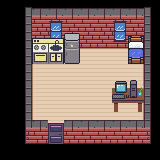

Rendered tile map (Tiled .tmx) drawn with the repository's tilesets; below, a short description and the full map source, tile grids included:
An orthogonal 10x10 tile map with 16x16 px tiles, 3 tile layers (below, worldLayer, above) and 4 objects (fridge, bed, computer, door).

<map version="1.9" tiledversion="1.9.0" orientation="orthogonal" renderorder="right-down" width="10" height="10" tilewidth="16" tileheight="16" infinite="0" nextlayerid="5" nextobjectid="10">
 <editorsettings>
  <export target="pipsHouseTileset.json" format="json" />
 </editorsettings>
 <tileset firstgid="1" name="pipsHouseTileset" tilewidth="16" tileheight="16" tilecount="64" columns="8">
  <image source="pipsHouseTileset.png" width="128" height="128" />
  <tile id="0">
   <properties>
    <property name="collides" type="bool" value="false" />
   </properties>
  </tile>
  <tile id="1">
   <properties>
    <property name="collides" type="bool" value="false" />
   </properties>
  </tile>
  <tile id="2">
   <properties>
    <property name="collides" type="bool" value="false" />
   </properties>
  </tile>
  <tile id="3">
   <properties>
    <property name="collides" type="bool" value="false" />
   </properties>
  </tile>
  <tile id="4">
   <properties>
    <property name="collides" type="bool" value="false" />
   </properties>
  </tile>
  <tile id="5">
   <properties>
    <property name="collides" type="bool" value="false" />
   </properties>
  </tile>
  <tile id="6">
   <properties>
    <property name="collides" type="bool" value="false" />
   </properties>
  </tile>
  <tile id="7">
   <properties>
    <property name="collides" type="bool" value="false" />
   </properties>
  </tile>
  <tile id="8">
   <properties>
    <property name="collides" type="bool" value="true" />
   </properties>
  </tile>
  <tile id="9">
   <properties>
    <property name="collides" type="bool" value="true" />
   </properties>
  </tile>
  <tile id="10">
   <properties>
    <property name="collides" type="bool" value="true" />
   </properties>
  </tile>
  <tile id="11">
   <properties>
    <property name="collides" type="bool" value="false" />
   </properties>
  </tile>
  <tile id="12">
   <properties>
    <property name="collides" type="bool" value="false" />
   </properties>
  </tile>
  <tile id="13">
   <properties>
    <property name="collides" type="bool" value="false" />
   </properties>
  </tile>
  <tile id="14">
   <properties>
    <property name="collides" type="bool" value="false" />
   </properties>
  </tile>
  <tile id="15">
   <properties>
    <property name="collides" type="bool" value="false" />
   </properties>
  </tile>
  <tile id="16">
   <properties>
    <property name="collides" type="bool" value="false" />
   </properties>
  </tile>
  <tile id="17">
   <properties>
    <property name="collides" type="bool" value="false" />
   </properties>
  </tile>
  <tile id="18">
   <properties>
    <property name="collides" type="bool" value="false" />
   </properties>
  </tile>
  <tile id="19">
   <properties>
    <property name="collides" type="bool" value="false" />
   </properties>
  </tile>
  <tile id="20">
   <properties>
    <property name="collides" type="bool" value="false" />
   </properties>
  </tile>
  <tile id="21">
   <properties>
    <property name="collides" type="bool" value="false" />
   </properties>
  </tile>
  <tile id="22">
   <properties>
    <property name="collides" type="bool" value="false" />
   </properties>
  </tile>
  <tile id="23">
   <properties>
    <property name="collides" type="bool" value="false" />
   </properties>
  </tile>
  <tile id="24">
   <properties>
    <property name="collides" type="bool" value="true" />
   </properties>
  </tile>
  <tile id="25">
   <properties>
    <property name="collides" type="bool" value="true" />
   </properties>
  </tile>
  <tile id="26">
   <properties>
    <property name="collides" type="bool" value="false" />
   </properties>
  </tile>
  <tile id="27">
   <properties>
    <property name="collides" type="bool" value="false" />
   </properties>
  </tile>
  <tile id="28">
   <properties>
    <property name="collides" type="bool" value="false" />
   </properties>
  </tile>
  <tile id="29">
   <properties>
    <property name="collides" type="bool" value="false" />
   </properties>
  </tile>
  <tile id="30">
   <properties>
    <property name="collides" type="bool" value="false" />
   </properties>
  </tile>
  <tile id="31">
   <properties>
    <property name="collides" type="bool" value="false" />
   </properties>
  </tile>
  <tile id="32">
   <properties>
    <property name="collides" type="bool" value="false" />
   </properties>
  </tile>
  <tile id="33">
   <properties>
    <property name="collides" type="bool" value="false" />
   </properties>
  </tile>
  <tile id="34">
   <properties>
    <property name="collides" type="bool" value="false" />
   </properties>
  </tile>
  <tile id="35">
   <properties>
    <property name="collides" type="bool" value="false" />
   </properties>
  </tile>
  <tile id="36">
   <properties>
    <property name="collides" type="bool" value="false" />
   </properties>
  </tile>
  <tile id="37">
   <properties>
    <property name="collides" type="bool" value="false" />
   </properties>
  </tile>
  <tile id="38">
   <properties>
    <property name="collides" type="bool" value="false" />
   </properties>
  </tile>
  <tile id="39">
   <properties>
    <property name="collides" type="bool" value="true" />
   </properties>
  </tile>
  <tile id="40">
   <properties>
    <property name="collides" type="bool" value="false" />
   </properties>
  </tile>
  <tile id="41">
   <properties>
    <property name="collides" type="bool" value="false" />
   </properties>
  </tile>
  <tile id="42">
   <properties>
    <property name="collides" type="bool" value="false" />
   </properties>
  </tile>
  <tile id="43">
   <properties>
    <property name="collides" type="bool" value="false" />
   </properties>
  </tile>
  <tile id="44">
   <properties>
    <property name="collides" type="bool" value="false" />
   </properties>
  </tile>
  <tile id="45">
   <properties>
    <property name="collides" type="bool" value="true" />
   </properties>
  </tile>
  <tile id="46">
   <properties>
    <property name="collides" type="bool" value="true" />
   </properties>
  </tile>
  <tile id="47">
   <properties>
    <property name="collides" type="bool" value="true" />
   </properties>
  </tile>
  <tile id="48">
   <properties>
    <property name="collides" type="bool" value="false" />
   </properties>
  </tile>
  <tile id="49">
   <properties>
    <property name="collides" type="bool" value="false" />
   </properties>
  </tile>
  <tile id="50">
   <properties>
    <property name="collides" type="bool" value="false" />
   </properties>
  </tile>
  <tile id="51">
   <properties>
    <property name="collides" type="bool" value="true" />
   </properties>
  </tile>
  <tile id="52">
   <properties>
    <property name="collides" type="bool" value="true" />
   </properties>
  </tile>
  <tile id="53">
   <properties>
    <property name="collides" type="bool" value="true" />
   </properties>
  </tile>
  <tile id="54">
   <properties>
    <property name="collides" type="bool" value="true" />
   </properties>
  </tile>
  <tile id="55">
   <properties>
    <property name="collides" type="bool" value="false" />
   </properties>
  </tile>
  <tile id="56">
   <properties>
    <property name="collides" type="bool" value="false" />
   </properties>
  </tile>
  <tile id="57">
   <properties>
    <property name="collides" type="bool" value="false" />
   </properties>
  </tile>
  <tile id="58">
   <properties>
    <property name="collides" type="bool" value="false" />
   </properties>
  </tile>
  <tile id="59">
   <properties>
    <property name="collides" type="bool" value="true" />
   </properties>
  </tile>
  <tile id="60">
   <properties>
    <property name="collides" type="bool" value="true" />
   </properties>
  </tile>
  <tile id="61">
   <properties>
    <property name="collides" type="bool" value="true" />
   </properties>
  </tile>
  <tile id="62">
   <properties>
    <property name="collides" type="bool" value="true" />
   </properties>
  </tile>
  <tile id="63">
   <properties>
    <property name="collides" type="bool" value="false" />
   </properties>
  </tile>
 </tileset>
 <layer id="1" name="below" width="10" height="10">
  <data encoding="csv">
0,0,0,0,0,0,0,0,0,0,
0,0,0,0,0,0,0,0,0,0,
0,0,0,0,0,0,0,0,0,0,
0,0,41,42,42,42,42,42,43,0,
0,0,49,50,50,50,50,50,51,0,
0,0,49,50,50,50,50,50,51,0,
0,0,49,50,50,50,50,50,51,0,
0,0,49,50,50,50,50,50,51,0,
0,0,57,58,58,58,58,58,59,0,
0,0,0,0,0,0,0,0,0,0
</data>
 </layer>
 <layer id="3" name="worldLayer" width="10" height="10">
  <data encoding="csv">
0,38,44,45,44,44,44,45,44,39,
0,46,52,53,52,52,52,53,52,47,
0,46,60,61,60,60,60,61,60,47,
0,46,17,18,19,0,0,0,48,47,
0,46,0,0,0,0,0,0,0,47,
0,46,0,0,0,0,0,0,0,47,
0,46,0,0,0,0,0,33,34,47,
0,46,0,0,0,0,0,0,0,47,
0,62,0,0,0,0,0,0,0,63,
0,0,0,0,0,0,0,0,0,0
</data>
 </layer>
 <objectgroup id="4" name="gameObjects">
  <object id="6" name="fridge" x="64.4063" y="39.7585" width="15.5625" height="17.3352">
   <properties>
    <property name="interactive" type="bool" value="true" />
   </properties>
  </object>
  <object id="7" name="bed" x="126.219" y="36.2415" width="15.5625" height="27.6989">
   <properties>
    <property name="interactive" type="bool" value="true" />
   </properties>
  </object>
  <object id="8" name="computer" x="112.128" y="86.3324" width="15.5625" height="19.608">
   <properties>
    <property name="interactive" type="bool" value="true" />
   </properties>
  </object>
  <object id="9" name="door" x="48.2188" y="123.332" width="15.5625" height="20.9716">
   <properties>
    <property name="changeSceneTo" value="Neighborhood" />
    <property name="interactive" type="bool" value="false" />
   </properties>
  </object>
 </objectgroup>
 <layer id="2" name="above" width="10" height="10">
  <data encoding="csv">
0,0,0,0,0,0,0,0,0,0,
0,0,0,0,0,0,0,0,0,0,
0,0,9,10,11,0,0,0,40,0,
0,0,0,0,0,0,0,0,0,0,
0,0,0,0,0,0,0,0,0,0,
0,0,0,0,0,0,0,25,26,0,
0,0,0,0,0,0,0,0,0,0,
0,0,44,56,44,44,44,44,44,0,
0,0,52,64,52,52,52,52,52,0,
0,0,0,0,0,0,0,0,0,0
</data>
 </layer>
</map>
